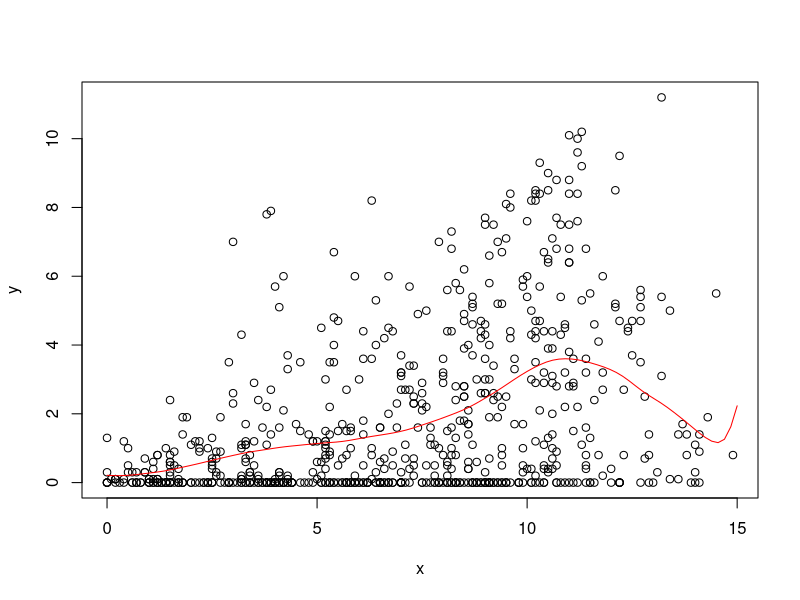
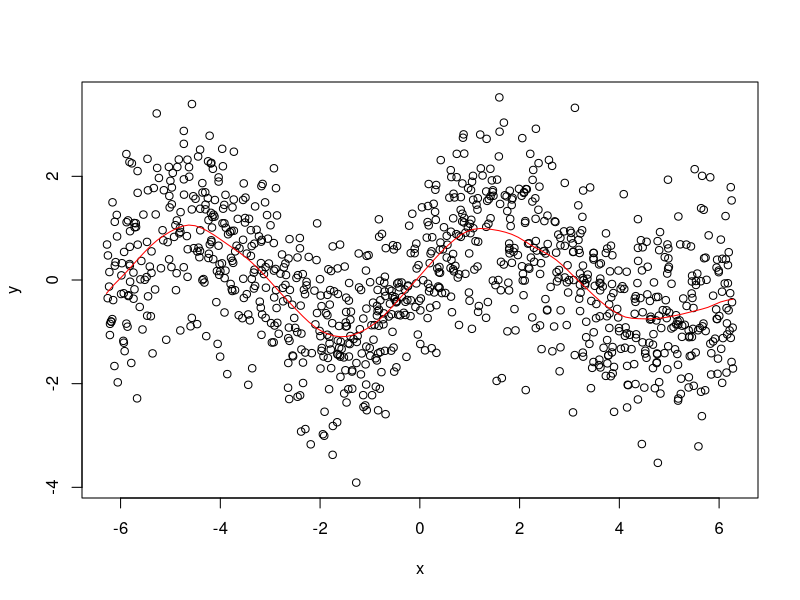

These figures' R source, in order:
# STAT-S 610
# LAB 4
# 2019-10-03
# https://jfukuyama.github.io/teaching/stat610/assignments/lab4.pdf

# --- functions --- #

#' @param x (numeric) vector of same length as y
#' @param y (numeric) vector of same length as y
#' @param z (numeric) vector, can be of a different length
#' @param omega (numeric) must be a scalar
#' @return (numeric) vector of the same length as z
llr = function(x, y, z, omega) {
  fits = sapply(z, compute_f_hat, x, y, omega)
  return(fits)
}

#' @param z (numeric) must be a scalar
#' @param x (numeric) vector of the same length as y
#' @param y (numeric) vector of the same length as x
#' @param omega (numeric) must be a scalar
#' @return (numeric) scalar
compute_f_hat = function(z, x, y, omega) {
  Wz = make_weight_matrix(z, x, omega)
  X = make_predictor_matrix(x)
  f_hat = c(1, z) %*% solve(t(X)%*% sweep(X, 1 , Wz, FUN = "*")) %*% t(X) %*% (Wz*y)
  return(f_hat)
}

#sweep(X, 1 , Wz, FUN = "*")
#diag(Wz) %*% X==sweep(X, 1 , Wz, FUN = "*")
#t(X) %*% diag(Wz) %*% X
#t(X)%*% apply(t(X),1,function(x){Wz*x})

#dim(t(X) %*% diag(Wz))
#length(Wz)
#apply(t(X),2,function(x){colSums(x * Wz)}) %*% y

#dim(lapply(Wz,function(x){rowSums(t(X) * x)}))

#t(apply(t(X),1,function(x){Wz*x})) %*% y

#' @param z (numeric) must be a scalar
#' @param x (numeric) vector of arbitrary length
#' @param omega (numeric) must be a scalar
#' @return (numeric) a diagonal matrix
make_weight_matrix = function(z, x, omega) {
  r = abs(x - z) / omega  # this is a vector of the same length as x
  w = sapply(r, W)  # this is a vector of the same length as x and r
  #Wz = diag(w)  # this is a diagonal matrix with elements from w
  return(w)
}

#' @param r (numeric) must be a scalar
#' @return (numeric) scalar
W = function(r) {
  if (abs(r) < 1) {
    return((1 - abs(r) ** 3) ** 3)
  } else {
    return(0)
  }
}

#' @param x (numeric) vector of arbitrary length
#' @return (numeric) matrix with 2 columns and rows equal to length of x
make_predictor_matrix = function(x) {
  n = length(x)
  return(cbind(rep(1, n), x))
}


# --- example 1 --- #

# get the data
data(french_fries, package = 'reshape2')
french_fries = na.omit(french_fries)

# input data
x = french_fries$potato
y = french_fries$buttery

# space along which to smooth
z = seq(0, 15, length.out = 100)

# run smoothing
fits = llr(z = z, x = x, y = y, omega = 2)

# plot the data and the smoother
plot(x, y)
lines(z, fits, col = 'red')


# --- example 2 --- #

# noisy sine wave
x = runif(1000, -2 * pi, 2 * pi)
y = sin(x) + rnorm(length(x))

# space along which to smooth
z = seq(-2 * pi, 2 * pi, length.out = 100)

# run smoothing
fits = llr(z = z, x = x, y = y, omega = pi / 3)

# plot the data and the smoother
plot(x, y)
lines(z, fits, col = 'red')
